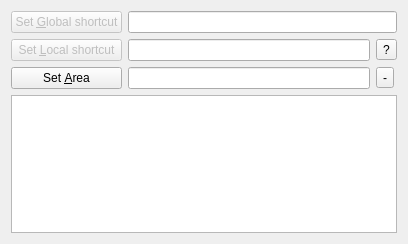
<?xml version="1.0" encoding="UTF-8"?>
<ui version="4.0">
 <class>Form</class>
 <widget class="QWidget" name="Form">
  <property name="geometry">
   <rect>
    <x>0</x>
    <y>0</y>
    <width>408</width>
    <height>244</height>
   </rect>
  </property>
  <property name="windowTitle">
   <string>Form</string>
  </property>
  <layout class="QVBoxLayout" name="verticalLayout">
   <item>
    <layout class="QGridLayout" name="gridLayout">
     <item row="0" column="0">
      <widget class="QPushButton" name="pbSetGlobalShortcut">
       <property name="enabled">
        <bool>false</bool>
       </property>
       <property name="text">
        <string>Set &amp;Global shortcut</string>
       </property>
      </widget>
     </item>
     <item row="0" column="1" colspan="4">
      <widget class="QLineEdit" name="leGlobalShortcut">
       <property name="readOnly">
        <bool>true</bool>
       </property>
      </widget>
     </item>
     <item row="2" column="0">
      <widget class="QPushButton" name="pbSetLocalShortcut">
       <property name="enabled">
        <bool>false</bool>
       </property>
       <property name="text">
        <string>Set &amp;Local shortcut</string>
       </property>
      </widget>
     </item>
     <item row="2" column="1" colspan="3">
      <widget class="QLineEdit" name="leLocalShortcut">
       <property name="readOnly">
        <bool>true</bool>
       </property>
      </widget>
     </item>
     <item row="3" column="0">
      <widget class="QPushButton" name="pbSetArea">
       <property name="text">
        <string>Set &amp;Area</string>
       </property>
      </widget>
     </item>
     <item row="3" column="1" colspan="3">
      <widget class="QLineEdit" name="leArea">
       <property name="readOnly">
        <bool>true</bool>
       </property>
      </widget>
     </item>
     <item row="3" column="4">
      <widget class="QToolButton" name="pbRemove">
       <property name="text">
        <string>-</string>
       </property>
      </widget>
     </item>
     <item row="2" column="4">
      <widget class="QToolButton" name="pbAbout">
       <property name="text">
        <string>?</string>
       </property>
      </widget>
     </item>
    </layout>
   </item>
   <item>
    <widget class="QListWidget" name="lwShortcuts"/>
   </item>
  </layout>
 </widget>
 <resources/>
 <connections/>
</ui>
